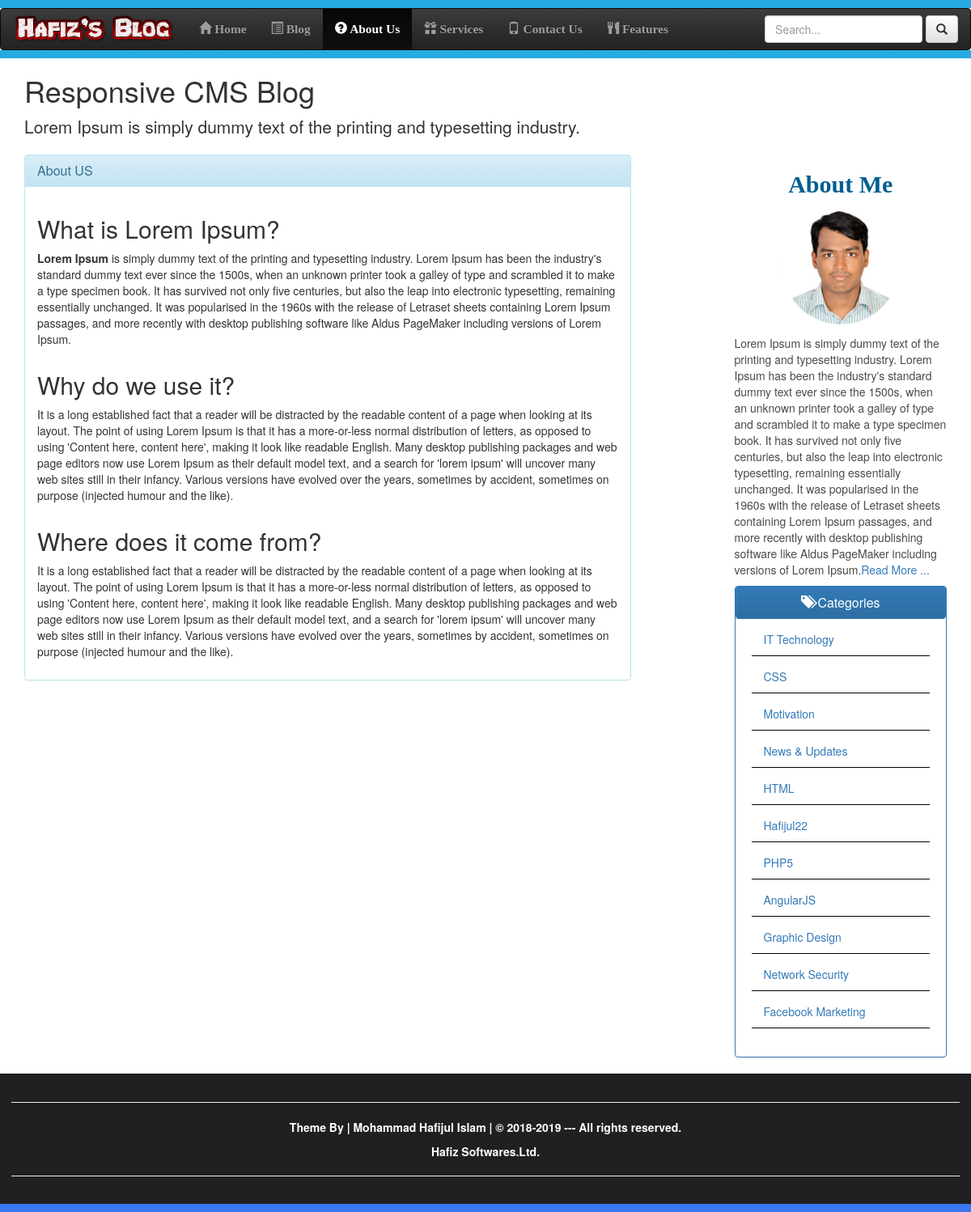
The page /about.php (signed in) on the database as committed earlier.
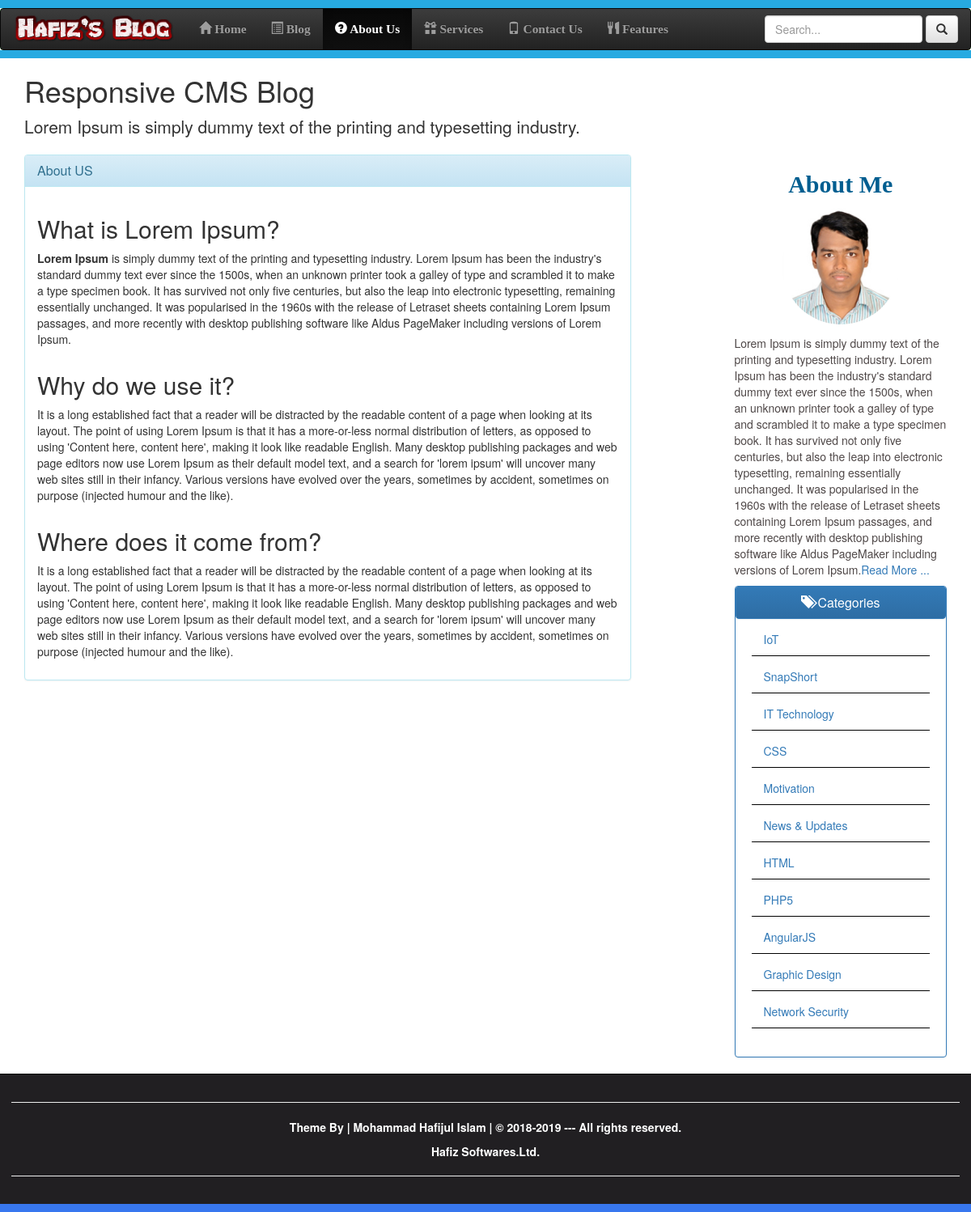
The same page on the database as committed later.
### tables this page shows
CREATE TABLE IF NOT EXISTS `categories` (
  `id` int(10) UNSIGNED NOT NULL AUTO_INCREMENT,
  `name` varchar(255) NOT NULL DEFAULT '',
  `categorycreator` varchar(255) NOT NULL DEFAULT '',
  `datetime` varchar(45) NOT NULL DEFAULT '',
  `created` datetime NOT NULL DEFAULT CURRENT_TIMESTAMP,
  `modified` datetime NOT NULL DEFAULT CURRENT_TIMESTAMP ON UPDATE CURRENT_TIMESTAMP,
  `status` tinyint(1) UNSIGNED NOT NULL DEFAULT '0',
  PRIMARY KEY (`id`)
);

### about.php (the view, shortened to what the changed rows need)
<?php
require_once 'utilities/dbconnection.php';
$sql = "SELECT `name` "
        . "FROM `categories` "
        . "WHERE `categories`.`status` = 1 "
        . " ORDER BY `created` DESC ;";
$result = $conn->query($sql);
$categorylist = array();
if ($result->num_rows > 0) {
    while ($row = $result->fetch_assoc()) {
        array_push($categorylist, $row);
    }
} else {
    array_push($categorylist, NULL);
    echo $conn->error();
}
?>
<!DOCTYPE html>
<html lang="en-US">
  <head>
    <link href="resources/bootstrap/css/bootstrap.min.css" rel="stylesheet" type="text/css" />
    <link href="resources/bootstrap/css/bootstrap-theme.min.css" rel="stylesheet" type="text/css" />
    <link href="resources/css/publicstyle.css" rel="stylesheet" type="text/css"/>
  </head>
  <body>
    <div class="wrapper">
      <div class="container">
        <div class="blog-header">
          <h1 class="text-capitalize"> Responsive CMS Blog</h1>
        </div>
        <div class="row">
          <div class="col-lg-8">
            <div class="panel panel-info">
              <div class="panel-body">
                <div class="row">
                  <div class="col-lg-12">
                    <h2>What is Lorem Ipsum?</h2>
                   </div>
                  </div>
                <div class="row">
                  <div class="col-lg-12">
                     <h2>Why do we use it?</h2>
                  </div>
                </div>
                <div class="row">
                  <div class="col-lg-12">
                   <h2>Where does it come from?</h2>
                  </div>
                </div>
              </div>
        </div>
      </div>
      <div class="col-lg-offset-1 col-lg-3">
        <div class="row">
          <div class="col-lg-12">
            <h2 class="blogpost-title text-center">About Me</h2>
          </div>
        </div>
        <div class="row">
          <div class="col-lg-12">
            <div class="panel panel-primary">
              <div class="panel panel-heading">
                <h2 class="panel-title text-center">
                  <span class="glyphicon glyphicon-tags"></span>
                  Categories
                </h2>
              </div>
              <div class="panel-body">
                  <?php if (!empty($categorylist)) { ?>
                    <ul class="list-category">
                      <?php
                      $counter = 0;
                      foreach ($categorylist as $category) {
                          $counter++;
                          ?>
                          <li class="list-category-item"><a href="liveblog.php?category=<?php echo $category['name']; ?>"><?php echo $category['name']; ?></a></li>
        <?php
        if ($counter > 10)
            break;
    }
    ?>
                    </ul>
<?php } ?>
              </div>
            </div>
          </div>
        </div>
      </div>
    </div>
  </div>
</div>
</body>
</html>

Rows that differ between the two databases and show on the page:
removed categories: name "Hafijul22"
removed categories: name "Facebook Marketing"
added categories: name "IoT"
added categories: name "SnapShort"
